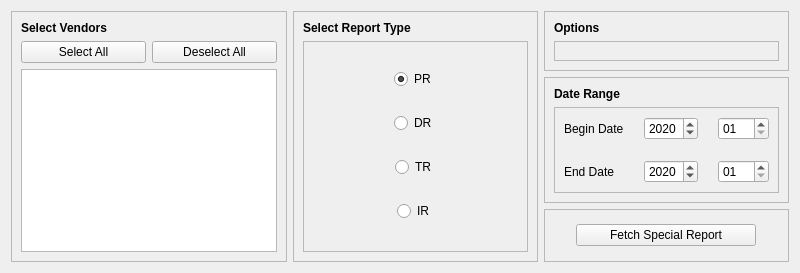
<?xml version="1.0" encoding="UTF-8"?>
<ui version="4.0">
 <class>fetch_special_reports_tab</class>
 <widget class="QWidget" name="fetch_special_reports_tab">
  <property name="geometry">
   <rect>
    <x>0</x>
    <y>0</y>
    <width>800</width>
    <height>273</height>
   </rect>
  </property>
  <property name="minimumSize">
   <size>
    <width>800</width>
    <height>0</height>
   </size>
  </property>
  <property name="windowTitle">
   <string>Fetch Special Reports</string>
  </property>
  <layout class="QHBoxLayout" name="horizontalLayout">
   <item>
    <widget class="QFrame" name="frame_26">
     <property name="sizePolicy">
      <sizepolicy hsizetype="Expanding" vsizetype="Expanding">
       <horstretch>0</horstretch>
       <verstretch>0</verstretch>
      </sizepolicy>
     </property>
     <property name="minimumSize">
      <size>
       <width>200</width>
       <height>0</height>
      </size>
     </property>
     <property name="frameShape">
      <enum>QFrame::StyledPanel</enum>
     </property>
     <layout class="QVBoxLayout" name="verticalLayout_15">
      <item>
       <widget class="QLabel" name="label_21">
        <property name="font">
         <font>
          <weight>75</weight>
          <bold>true</bold>
         </font>
        </property>
        <property name="text">
         <string>Select Vendors</string>
        </property>
       </widget>
      </item>
      <item>
       <widget class="QFrame" name="frame_32">
        <layout class="QHBoxLayout" name="horizontalLayout_9">
         <property name="leftMargin">
          <number>0</number>
         </property>
         <property name="topMargin">
          <number>0</number>
         </property>
         <property name="rightMargin">
          <number>0</number>
         </property>
         <property name="bottomMargin">
          <number>0</number>
         </property>
         <item>
          <widget class="QPushButton" name="select_vendors_button_special">
           <property name="text">
            <string>Select All</string>
           </property>
          </widget>
         </item>
         <item>
          <widget class="QPushButton" name="deselect_vendors_button_special">
           <property name="text">
            <string>Deselect All</string>
           </property>
          </widget>
         </item>
        </layout>
       </widget>
      </item>
      <item>
       <widget class="QListView" name="vendors_list_view_special">
        <property name="font">
         <font>
          <family>Segoe UI</family>
          <pointsize>11</pointsize>
         </font>
        </property>
        <property name="alternatingRowColors">
         <bool>true</bool>
        </property>
       </widget>
      </item>
     </layout>
    </widget>
   </item>
   <item>
    <widget class="QFrame" name="frame_25">
     <property name="sizePolicy">
      <sizepolicy hsizetype="Expanding" vsizetype="Expanding">
       <horstretch>0</horstretch>
       <verstretch>0</verstretch>
      </sizepolicy>
     </property>
     <property name="minimumSize">
      <size>
       <width>180</width>
       <height>0</height>
      </size>
     </property>
     <property name="frameShape">
      <enum>QFrame::StyledPanel</enum>
     </property>
     <layout class="QVBoxLayout" name="verticalLayout_14">
      <item>
       <widget class="QLabel" name="label_20">
        <property name="sizePolicy">
         <sizepolicy hsizetype="Preferred" vsizetype="Fixed">
          <horstretch>0</horstretch>
          <verstretch>0</verstretch>
         </sizepolicy>
        </property>
        <property name="font">
         <font>
          <weight>75</weight>
          <bold>true</bold>
         </font>
        </property>
        <property name="text">
         <string>Select Report Type</string>
        </property>
       </widget>
      </item>
      <item>
       <widget class="QFrame" name="frame_30">
        <property name="frameShape">
         <enum>QFrame::StyledPanel</enum>
        </property>
        <layout class="QGridLayout" name="gridLayout_9">
         <item row="2" column="0" alignment="Qt::AlignHCenter">
          <widget class="QRadioButton" name="tr_radio_button">
           <property name="text">
            <string>TR</string>
           </property>
          </widget>
         </item>
         <item row="0" column="0" alignment="Qt::AlignHCenter">
          <widget class="QRadioButton" name="pr_radio_button">
           <property name="text">
            <string>PR</string>
           </property>
           <property name="checked">
            <bool>true</bool>
           </property>
          </widget>
         </item>
         <item row="1" column="0" alignment="Qt::AlignHCenter">
          <widget class="QRadioButton" name="dr_radio_button">
           <property name="text">
            <string>DR</string>
           </property>
          </widget>
         </item>
         <item row="3" column="0" alignment="Qt::AlignHCenter">
          <widget class="QRadioButton" name="ir_radio_button">
           <property name="text">
            <string>IR</string>
           </property>
          </widget>
         </item>
        </layout>
       </widget>
      </item>
     </layout>
    </widget>
   </item>
   <item>
    <widget class="QFrame" name="frame_27">
     <property name="sizePolicy">
      <sizepolicy hsizetype="Expanding" vsizetype="Expanding">
       <horstretch>0</horstretch>
       <verstretch>0</verstretch>
      </sizepolicy>
     </property>
     <property name="minimumSize">
      <size>
       <width>200</width>
       <height>0</height>
      </size>
     </property>
     <layout class="QVBoxLayout" name="verticalLayout_16">
      <property name="leftMargin">
       <number>0</number>
      </property>
      <property name="topMargin">
       <number>0</number>
      </property>
      <property name="rightMargin">
       <number>0</number>
      </property>
      <property name="bottomMargin">
       <number>0</number>
      </property>
      <item>
       <widget class="QFrame" name="frame_15">
        <property name="sizePolicy">
         <sizepolicy hsizetype="Preferred" vsizetype="MinimumExpanding">
          <horstretch>0</horstretch>
          <verstretch>0</verstretch>
         </sizepolicy>
        </property>
        <property name="frameShape">
         <enum>QFrame::StyledPanel</enum>
        </property>
        <layout class="QVBoxLayout" name="verticalLayout_22">
         <item>
          <widget class="QLabel" name="label_14">
           <property name="sizePolicy">
            <sizepolicy hsizetype="Preferred" vsizetype="Fixed">
             <horstretch>0</horstretch>
             <verstretch>0</verstretch>
            </sizepolicy>
           </property>
           <property name="font">
            <font>
             <weight>75</weight>
             <bold>true</bold>
            </font>
           </property>
           <property name="text">
            <string>Options</string>
           </property>
          </widget>
         </item>
         <item>
          <widget class="QFrame" name="options_frame">
           <property name="sizePolicy">
            <sizepolicy hsizetype="Preferred" vsizetype="Preferred">
             <horstretch>0</horstretch>
             <verstretch>0</verstretch>
            </sizepolicy>
           </property>
           <property name="minimumSize">
            <size>
             <width>0</width>
             <height>0</height>
            </size>
           </property>
           <property name="frameShape">
            <enum>QFrame::StyledPanel</enum>
           </property>
           <layout class="QGridLayout" name="gridLayout_6"/>
          </widget>
         </item>
        </layout>
       </widget>
      </item>
      <item>
       <widget class="QFrame" name="frame_16">
        <property name="sizePolicy">
         <sizepolicy hsizetype="Preferred" vsizetype="MinimumExpanding">
          <horstretch>0</horstretch>
          <verstretch>0</verstretch>
         </sizepolicy>
        </property>
        <property name="frameShape">
         <enum>QFrame::StyledPanel</enum>
        </property>
        <layout class="QVBoxLayout" name="verticalLayout">
         <item>
          <widget class="QLabel" name="label_15">
           <property name="sizePolicy">
            <sizepolicy hsizetype="Preferred" vsizetype="Fixed">
             <horstretch>0</horstretch>
             <verstretch>0</verstretch>
            </sizepolicy>
           </property>
           <property name="font">
            <font>
             <weight>75</weight>
             <bold>true</bold>
            </font>
           </property>
           <property name="text">
            <string>Date Range</string>
           </property>
          </widget>
         </item>
         <item>
          <widget class="QFrame" name="frame">
           <property name="sizePolicy">
            <sizepolicy hsizetype="Expanding" vsizetype="Expanding">
             <horstretch>0</horstretch>
             <verstretch>0</verstretch>
            </sizepolicy>
           </property>
           <property name="frameShape">
            <enum>QFrame::StyledPanel</enum>
           </property>
           <layout class="QGridLayout" name="gridLayout_2">
            <property name="spacing">
             <number>20</number>
            </property>
            <item row="1" column="2">
             <widget class="QDateEdit" name="end_date_edit_special_month">
              <property name="displayFormat">
               <string>MM</string>
              </property>
             </widget>
            </item>
            <item row="0" column="0">
             <widget class="QLabel" name="label_24">
              <property name="text">
               <string>Begin Date</string>
              </property>
             </widget>
            </item>
            <item row="1" column="0">
             <widget class="QLabel" name="label_25">
              <property name="text">
               <string>End Date</string>
              </property>
             </widget>
            </item>
            <item row="1" column="1">
             <widget class="QDateEdit" name="end_date_edit_special_year">
              <property name="dateTime">
               <datetime>
                <hour>0</hour>
                <minute>0</minute>
                <second>0</second>
                <year>2020</year>
                <month>1</month>
                <day>1</day>
               </datetime>
              </property>
              <property name="displayFormat">
               <string>yyyy</string>
              </property>
             </widget>
            </item>
            <item row="0" column="2">
             <widget class="QDateEdit" name="begin_date_edit_special_month">
              <property name="displayFormat">
               <string>MM</string>
              </property>
             </widget>
            </item>
            <item row="0" column="1">
             <widget class="QDateEdit" name="begin_date_edit_special_year">
              <property name="dateTime">
               <datetime>
                <hour>0</hour>
                <minute>0</minute>
                <second>0</second>
                <year>2020</year>
                <month>1</month>
                <day>1</day>
               </datetime>
              </property>
              <property name="displayFormat">
               <string>yyyy</string>
              </property>
             </widget>
            </item>
           </layout>
          </widget>
         </item>
        </layout>
       </widget>
      </item>
      <item>
       <widget class="QFrame" name="frame_29">
        <property name="sizePolicy">
         <sizepolicy hsizetype="Preferred" vsizetype="MinimumExpanding">
          <horstretch>0</horstretch>
          <verstretch>0</verstretch>
         </sizepolicy>
        </property>
        <property name="frameShape">
         <enum>QFrame::StyledPanel</enum>
        </property>
        <layout class="QGridLayout" name="gridLayout_8">
         <item row="0" column="0">
          <widget class="QPushButton" name="fetch_special_data_button">
           <property name="sizePolicy">
            <sizepolicy hsizetype="Fixed" vsizetype="Fixed">
             <horstretch>0</horstretch>
             <verstretch>0</verstretch>
            </sizepolicy>
           </property>
           <property name="maximumSize">
            <size>
             <width>180</width>
             <height>16777215</height>
            </size>
           </property>
           <property name="text">
            <string>Fetch Special Report</string>
           </property>
          </widget>
         </item>
        </layout>
       </widget>
      </item>
     </layout>
    </widget>
   </item>
  </layout>
 </widget>
 <tabstops>
  <tabstop>select_vendors_button_special</tabstop>
  <tabstop>deselect_vendors_button_special</tabstop>
  <tabstop>vendors_list_view_special</tabstop>
  <tabstop>pr_radio_button</tabstop>
  <tabstop>dr_radio_button</tabstop>
  <tabstop>tr_radio_button</tabstop>
  <tabstop>ir_radio_button</tabstop>
  <tabstop>options_frame</tabstop>
  <tabstop>begin_date_edit_special_year</tabstop>
  <tabstop>begin_date_edit_special_month</tabstop>
  <tabstop>end_date_edit_special_year</tabstop>
  <tabstop>end_date_edit_special_month</tabstop>
  <tabstop>fetch_special_data_button</tabstop>
 </tabstops>
 <resources/>
 <connections/>
</ui>
